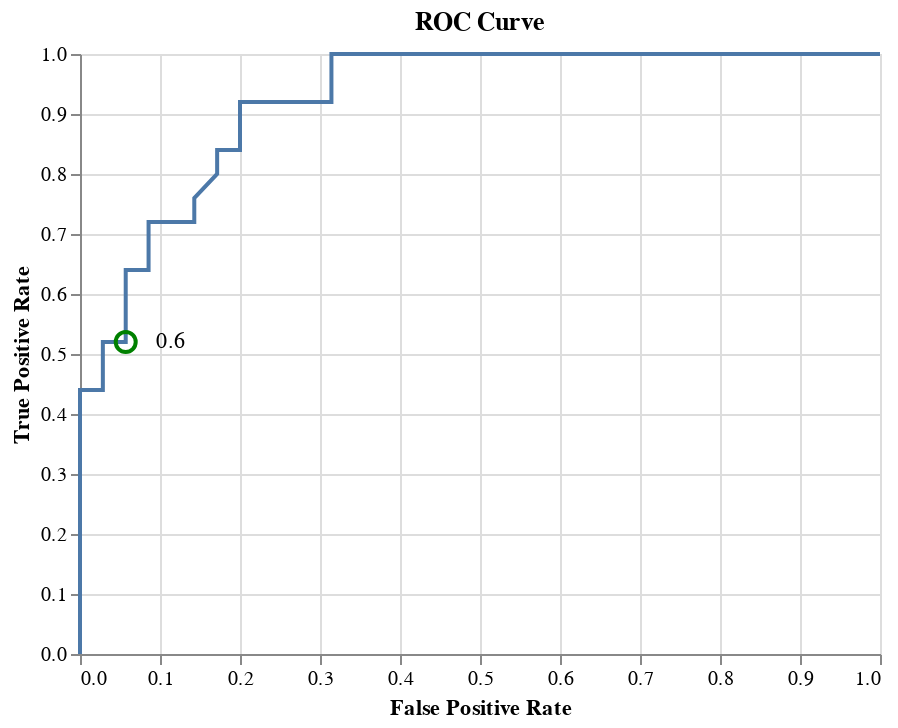

The notebook cell saved with this chart:
### Markdown cell above
#### ROC Curve

### Code cell
false_positive_rate, true_positive_rate, thresholds = roc_curve(y_test, rand_search_rf.predict_proba(X_test)[:, 1])

roc_df = pd.DataFrame()
roc_df['fpr'] = false_positive_rate
roc_df['tpr'] = true_positive_rate
roc_df['thresholds'] = thresholds

pt_roc_index = (roc_df['thresholds'] - best_thres).abs().argmin()

roc_curves = alt.Chart(roc_df, title = "ROC Curve").mark_line().encode(
        alt.X('fpr', title="False Positive Rate"),
        alt.Y('tpr', title="True Positive Rate"))

roc_max_f1_point = alt.Chart(pd.DataFrame(roc_df.iloc[pt_roc_index]).T, 
                         ).mark_point(
    color="green", size=100, opacity=1).encode(
    x="fpr",
    y="tpr"
)

roc_text = roc_max_f1_point.mark_text(
    align='left',
    baseline='middle',
    dx=15).encode(text= alt.Text("thresholds:Q", format = ".1f"))

roc_curve_plot = roc_curves + roc_max_f1_point + roc_text
roc_curve_plot

### Figure 1 — Vega-Lite specification as saved in the notebook (floating-point values rounded to 4 significant figures)
{"$schema": "https://vega.github.io/schema/vega-lite/v4.8.1.json", "config": {"view": {"continuousHeight": 300, "continuousWidth": 400}}, "datasets": {"data-5198e0305ff8c866de0b06d207fbbb85": [{"fpr": 0.05714, "thresholds": 0.585, "tpr": 0.52}], "data-ab4712d1ca8e45553f1536bcce01afbc": [{"fpr": 0, "thresholds": 1.92, "tpr": 0}, {"fpr": 0, "thresholds": 0.92, "tpr": 0.04}, {"fpr": 0, "thresholds": 0.865, "tpr": 0.08}, {"fpr": 0, "thresholds": 0.82, "tpr": 0.16}, {"fpr": 0, "thresholds": 0.805, "tpr": 0.28}, {"fpr": 0, "thresholds": 0.66, "tpr": 0.44}, {"fpr": 0.02857, "thresholds": 0.655, "tpr": 0.44}, {"fpr": 0.02857, "thresholds": 0.59, "tpr": 0.52}, {"fpr": 0.05714, "thresholds": 0.585, "tpr": 0.52}, {"fpr": 0.05714, "thresholds": 0.575, "tpr": 0.56}, {"fpr": 0.05714, "thresholds": 0.57, "tpr": 0.64}, {"fpr": 0.08571, "thresholds": 0.54, "tpr": 0.64}, {"fpr": 0.08571, "thresholds": 0.45, "tpr": 0.72}, {"fpr": 0.1429, "thresholds": 0.42, "tpr": 0.72}, {"fpr": 0.1429, "thresholds": 0.405, "tpr": 0.76}, {"fpr": 0.1714, "thresholds": 0.375, "tpr": 0.8}, {"fpr": 0.1714, "thresholds": 0.35, "tpr": 0.84}, {"fpr": 0.2, "thresholds": 0.315, "tpr": 0.84}, {"fpr": 0.2, "thresholds": 0.305, "tpr": 0.92}, {"fpr": 0.3143, "thresholds": 0.15, "tpr": 0.92}, {"fpr": 0.3143, "thresholds": 0.13, "tpr": 1}, {"fpr": 0.3714, "thresholds": 0.075, "tpr": 1}, {"fpr": 0.4286, "thresholds": 0.07, "tpr": 1}, {"fpr": 0.6, "thresholds": 0.06, "tpr": 1}, {"fpr": 0.6571, "thresholds": 0.04, "tpr": 1}, {"fpr": 0.7429, "thresholds": 0.035, "tpr": 1}, {"fpr": 0.8571, "thresholds": 0.02, "tpr": 1}, {"fpr": 0.9429, "thresholds": 0.015, "tpr": 1}, {"fpr": 1, "thresholds": 0, "tpr": 1}]}, "layer": [{"data": {"name": "data-ab4712d1ca8e45553f1536bcce01afbc"}, "encoding": {"x": {"field": "fpr", "title": "False Positive Rate", "type": "quantitative"}, "y": {"field": "tpr", "title": "True Positive Rate", "type": "quantitative"}}, "mark": "line", "title": "ROC Curve"}, {"data": {"name": "data-5198e0305ff8c866de0b06d207fbbb85"}, "encoding": {"x": {"field": "fpr", "type": "quantitative"}, "y": {"field": "tpr", "type": "quantitative"}}, "mark": {"color": "green", "opacity": 1, "size": 100, "type": "point"}}, {"data": {"name": "data-5198e0305ff8c866de0b06d207fbbb85"}, "encoding": {"text": {"field": "thresholds", "format": ".1f", "type": "quantitative"}, "x": {"field": "fpr", "type": "quantitative"}, "y": {"field": "tpr", "type": "quantitative"}}, "mark": {"align": "left", "baseline": "middle", "dx": 15, "type": "text"}}]}
